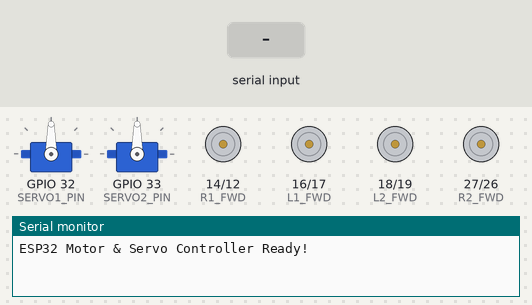
This sketch was run on a simulated ESP32. On the bench: 2 × servo, motor-driver pin pairs drawn as motors (green arrow = first pin HIGH = forward, orange = second pin HIGH = backward, longer = more drive), the last lines printed to the serial monitor. Inputs (shaded band) come from the test bench.

Above: at 1.2 s.
1.3 s: "forward\n" received over Serial
At 1.6 s:
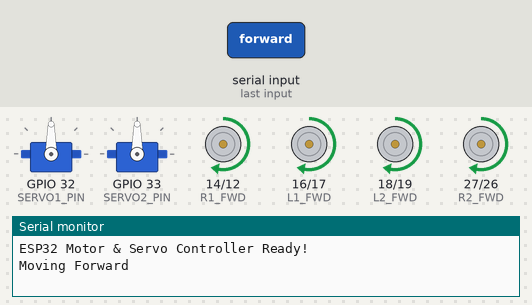
2.8 s: "backward\n" received over Serial
At 3.9 s:
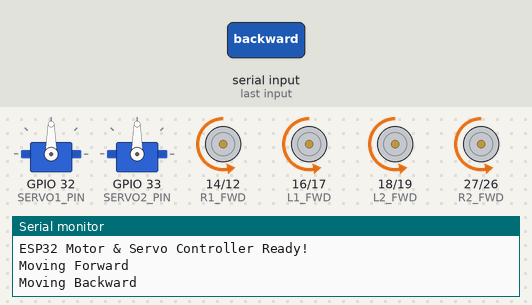
4.3 s: "left\n" received over Serial
At 5.1 s:
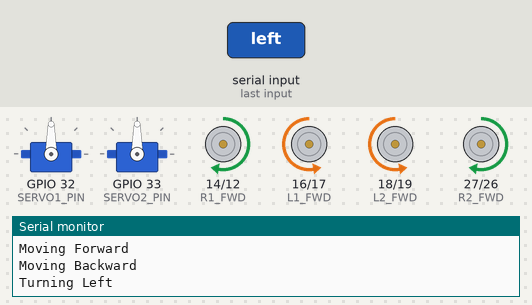
5.8 s: "right\n" received over Serial
At 6.2 s:
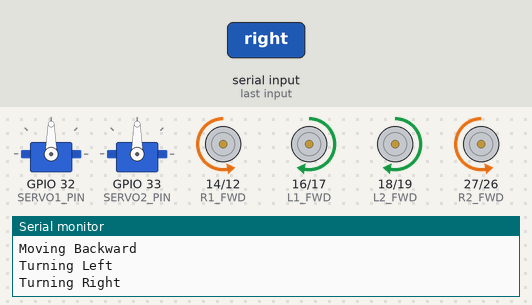
7.3 s: "servo1\n" received over Serial
At 8.5 s:
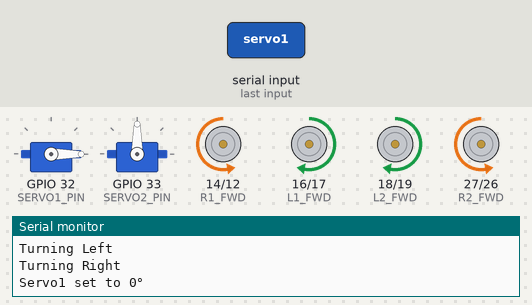
8.8 s: "stop\n" received over Serial
At 9.7 s:
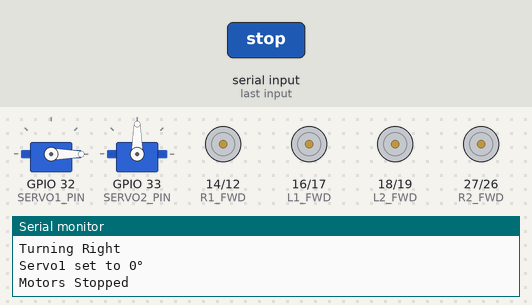
Timing chart, 0 to 11.3 s (numbered marks = the images above; inputs shaded):
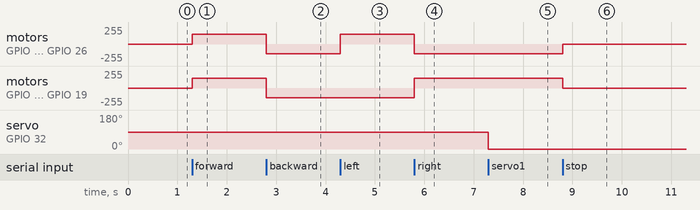

The sketch:

Arm_Test_Using_Cmd_Line.ino
```cpp
#include <ESP32Servo.h>  // Correct library for ESP32

// ===== LEFT SIDE MOTORS (BTS7960 #1) =====
#define L1_FWD 16
#define L1_BWD 17
#define L2_FWD 18
#define L2_BWD 19

// ===== RIGHT SIDE MOTORS (BTS7960 #2) =====
#define R1_FWD 14
#define R1_BWD 12
#define R2_FWD 27
#define R2_BWD 26

// ===== SERVO PINS =====
#define SERVO1_PIN 32

#define SERVO2_PIN 33

Servo servo1;
Servo servo2;

// ===== PWM Config =====
#define PWM_FREQ 5000
#define PWM_RES 8  // 8-bit (0–255)

// ✅ Use higher channels for motors (avoid servo interference)
#define CH_L1_FWD 8
#define CH_L1_BWD 9
#define CH_L2_FWD 10
#define CH_L2_BWD 11
#define CH_R1_FWD 12
#define CH_R1_BWD 13
#define CH_R2_FWD 14
#define CH_R2_BWD 15

// ===== Setup =====
void setup() {
  Serial.begin(115200);
  Serial.println("ESP32 Motor & Servo Controller Ready!");

  // === Setup PWM for Left Motors ===
  ledcSetup(CH_L1_FWD, PWM_FREQ, PWM_RES);
  ledcAttachPin(L1_FWD, CH_L1_FWD);
  ledcSetup(CH_L1_BWD, PWM_FREQ, PWM_RES);
  ledcAttachPin(L1_BWD, CH_L1_BWD);

  ledcSetup(CH_L2_FWD, PWM_FREQ, PWM_RES);
  ledcAttachPin(L2_FWD, CH_L2_FWD);
  ledcSetup(CH_L2_BWD, PWM_FREQ, PWM_RES);
  ledcAttachPin(L2_BWD, CH_L2_BWD);

  // === Setup PWM for Right Motors ===
  ledcSetup(CH_R1_FWD, PWM_FREQ, PWM_RES);
  ledcAttachPin(R1_FWD, CH_R1_FWD);
  ledcSetup(CH_R1_BWD, PWM_FREQ, PWM_RES);
  ledcAttachPin(R1_BWD, CH_R1_BWD);

  ledcSetup(CH_R2_FWD, PWM_FREQ, PWM_RES);
  ledcAttachPin(R2_FWD, CH_R2_FWD);
  ledcSetup(CH_R2_BWD, PWM_FREQ, PWM_RES);
  ledcAttachPin(R2_BWD, CH_R2_BWD);

  // === Servo setup ===
  servo1.setPeriodHertz(50);   // Standard 50Hz servo frequency
  servo2.setPeriodHertz(50);
  servo1.attach(SERVO1_PIN, 500, 2400);  // Min/max pulse widths (µs)
  servo2.attach(SERVO2_PIN, 500, 2400);
  servo1.write(90); // Neutral
  servo2.write(90);
}

// ===== Motor Control Functions =====
void stopMotors() {
  for (int ch = 8; ch <= 15; ch++) {
    ledcWrite(ch, 0);
  }
}

void moveForward(int speed) {
  ledcWrite(CH_L1_FWD, speed);
  ledcWrite(CH_L1_BWD, 0);
  ledcWrite(CH_L2_FWD, speed);
  ledcWrite(CH_L2_BWD, 0);
  ledcWrite(CH_R1_FWD, speed);
  ledcWrite(CH_R1_BWD, 0);
  ledcWrite(CH_R2_FWD, speed);
  ledcWrite(CH_R2_BWD, 0);
}

void moveBackward(int speed) {
  ledcWrite(CH_L1_FWD, 0);
  ledcWrite(CH_L1_BWD, speed);
  ledcWrite(CH_L2_FWD, 0);
  ledcWrite(CH_L2_BWD, speed);
  ledcWrite(CH_R1_FWD, 0);
  ledcWrite(CH_R1_BWD, speed);
  ledcWrite(CH_R2_FWD, 0);
  ledcWrite(CH_R2_BWD, speed);
}

void turnLeft(int speed) {
  ledcWrite(CH_L1_FWD, 0);
  ledcWrite(CH_L1_BWD, speed);
  ledcWrite(CH_L2_FWD, 0);
  ledcWrite(CH_L2_BWD, speed);
  ledcWrite(CH_R1_FWD, speed);
  ledcWrite(CH_R1_BWD, 0);
  ledcWrite(CH_R2_FWD, speed);
  ledcWrite(CH_R2_BWD, 0);
}

void turnRight(int speed) {
  ledcWrite(CH_L1_FWD, speed);
  ledcWrite(CH_L1_BWD, 0);
  ledcWrite(CH_L2_FWD, speed);
  ledcWrite(CH_L2_BWD, 0);
  ledcWrite(CH_R1_FWD, 0);
  ledcWrite(CH_R1_BWD, speed);
  ledcWrite(CH_R2_FWD, 0);
  ledcWrite(CH_R2_BWD, speed);
}

// ===== Main Loop =====
void loop() {
  static int speed = 150;
  if (Serial.available()) {
    String cmd = Serial.readStringUntil('\n');
    cmd.trim();

    // ===== Motor Commands =====
    if (cmd.equalsIgnoreCase("forward")) {
      Serial.println("Moving Forward");
      moveForward(speed);
    }
    else if (cmd.equalsIgnoreCase("backward")) {
      Serial.println("Moving Backward");
      moveBackward(speed);
    }
    else if (cmd.equalsIgnoreCase("left")) {
      Serial.println("Turning Left");
      turnLeft(speed);
    }
    else if (cmd.equalsIgnoreCase("right")) {
      Serial.println("Turning Right");
      turnRight(speed);
    }
    else if (cmd.equalsIgnoreCase("stop")) {
      Serial.println("Motors Stopped");
      stopMotors();
    }

    // ===== Servo Control =====
    else if (cmd.startsWith("servo1")) {
      int angle = cmd.substring(6).toInt();
      angle = constrain(angle, 0, 180);
      servo1.write(angle);
      Serial.printf("Servo1 set to %d°\n", angle);
    }
    else if (cmd.startsWith("servo2")) {
      int angle = cmd.substring(6).toInt();
      angle = constrain(angle, 0, 180);
      servo2.write(angle);
      Serial.printf("Servo2 set to %d°\n", angle);
    }

    // ===== Speed Adjust =====
    else if (cmd.startsWith("speed")) {
      speed = cmd.substring(5).toInt();
      speed = constrain(speed, 0, 255);
      Serial.printf("Speed set to %d\n", speed);
    }
    else {
      Serial.println("Unknown command!");
    }
  }
}
```

Measured:
- after the input at 1.3 s, motor on GPIO 14 (R1_FWD) / GPIO 12 (R1_BWD), motor on GPIO 16 (L1_FWD) / GPIO 17 (L1_BWD), motor on GPIO 18 (L2_FWD) / GPIO 19 (L2_BWD), motor on GPIO 27 (R2_FWD) / GPIO 26 (R2_BWD): stopped → forward 149/255 at once
- after the input at 2.8 s, motor on GPIO 14 (R1_FWD) / GPIO 12 (R1_BWD), motor on GPIO 16 (L1_FWD) / GPIO 17 (L1_BWD), motor on GPIO 18 (L2_FWD) / GPIO 19 (L2_BWD), motor on GPIO 27 (R2_FWD) / GPIO 26 (R2_BWD): forward 149/255 → backward 149/255 at once
- after the input at 4.3 s, motor on GPIO 14 (R1_FWD) / GPIO 12 (R1_BWD), motor on GPIO 27 (R2_FWD) / GPIO 26 (R2_BWD): backward 149/255 → forward 149/255 at once
- after the input at 5.8 s, motor on GPIO 14 (R1_FWD) / GPIO 12 (R1_BWD), motor on GPIO 27 (R2_FWD) / GPIO 26 (R2_BWD): forward 149/255 → backward 149/255 at once; motor on GPIO 16 (L1_FWD) / GPIO 17 (L1_BWD), motor on GPIO 18 (L2_FWD) / GPIO 19 (L2_BWD): backward 149/255 → forward 149/255 at once
- after the input at 7.3 s, servo on GPIO 32 (SERVO1_PIN): 90° → 0° at once
- after the input at 8.8 s, motor on GPIO 14 (R1_FWD) / GPIO 12 (R1_BWD), motor on GPIO 27 (R2_FWD) / GPIO 26 (R2_BWD): backward 149/255 → stopped at once; motor on GPIO 16 (L1_FWD) / GPIO 17 (L1_BWD), motor on GPIO 18 (L2_FWD) / GPIO 19 (L2_BWD): forward 149/255 → stopped at once
